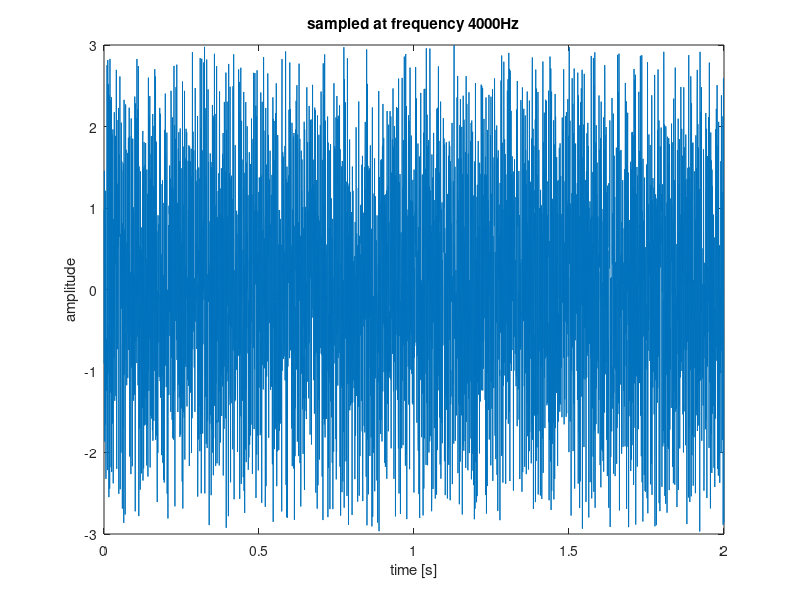
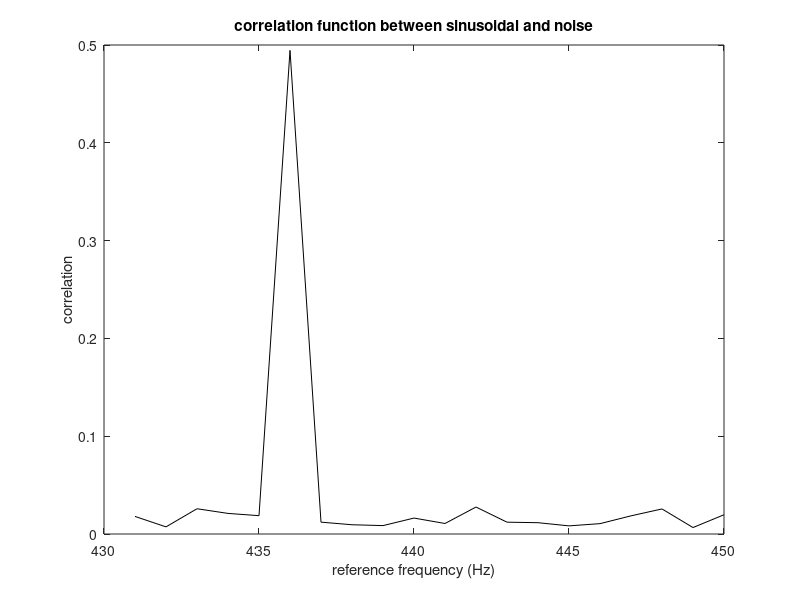

MATLAB code for these plots, in order:
soundfile = load('noisysound.mat');
raw_data = cell2mat(struct2cell(soundfile));
fs = 4000;
T = 1/fs;
tmax = 2;
N = fs*tmax; %% 8000

t = [1:tmax:N]/fs; %% index scale in real time
sampled_data = raw_data(1:tmax:N); %% indices should be an integer.

N = length(t);

figure(1); plot(t,sampled_data);
title('sampled at frequency 4000Hz');
xlabel('time [s]');
ylabel('amplitude');

% Waveform values with periodic extension.

max_corr = zeros(1,20);

for fref=431:450
y = sin(2*pi*fref*t);
yy = [y, y];
% Correlation function.
for m=0:N-1
phi(m+1) = (1/N)*sampled_data*yy(m+1:m+N)'; % correlation function
end
max_corr(fref-430) = max(abs(phi));
end

figure(2), clf; plot([431:450], max_corr, 'k');
title('correlation function between sinusoidal and noise');
xlabel('reference frequency (Hz)');
ylabel('correlation');

formatSpec = 'max correlation: %f occures at freq: %f.\n';
fprintf(formatSpec, max(max_corr), find(max_corr == max(max_corr(:)))+430);

